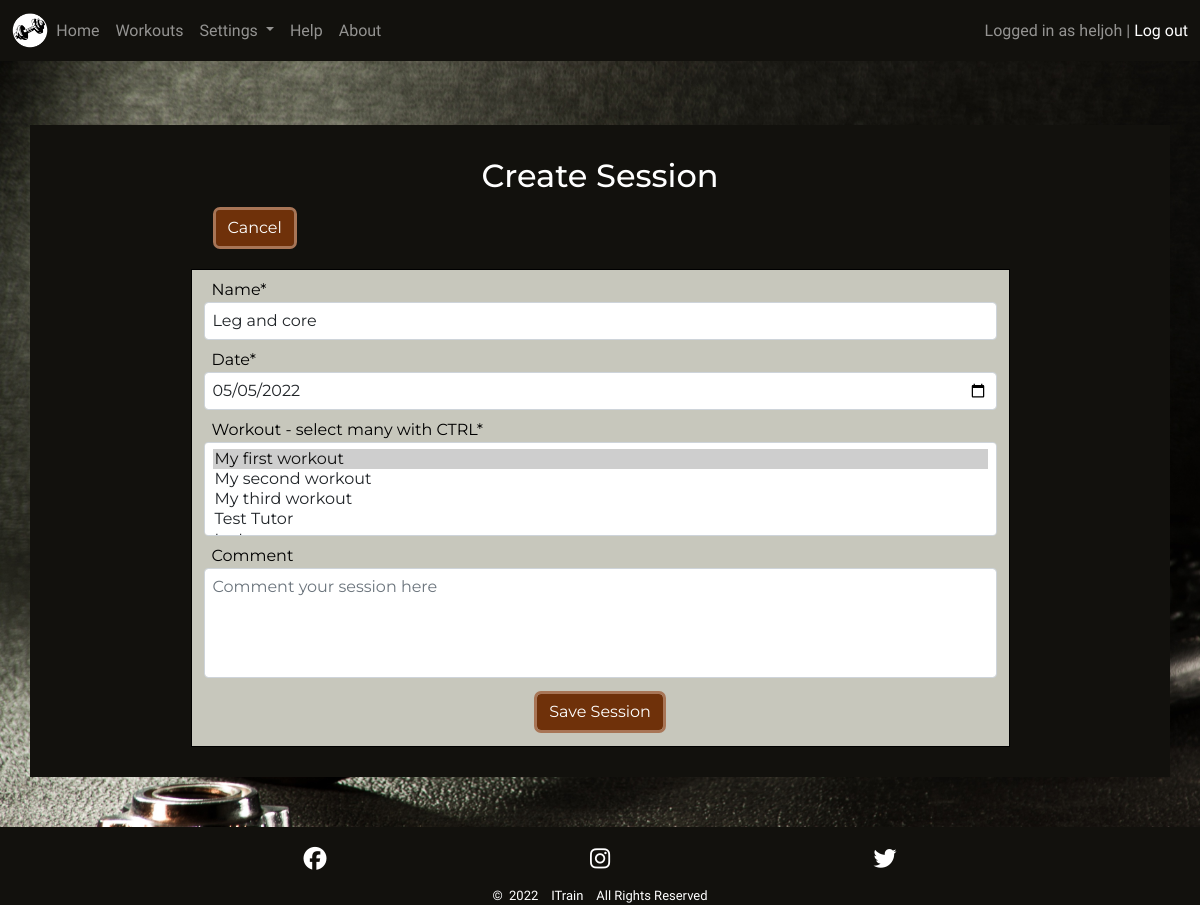
The app's page /edit_session/4/ (signed in), older data.
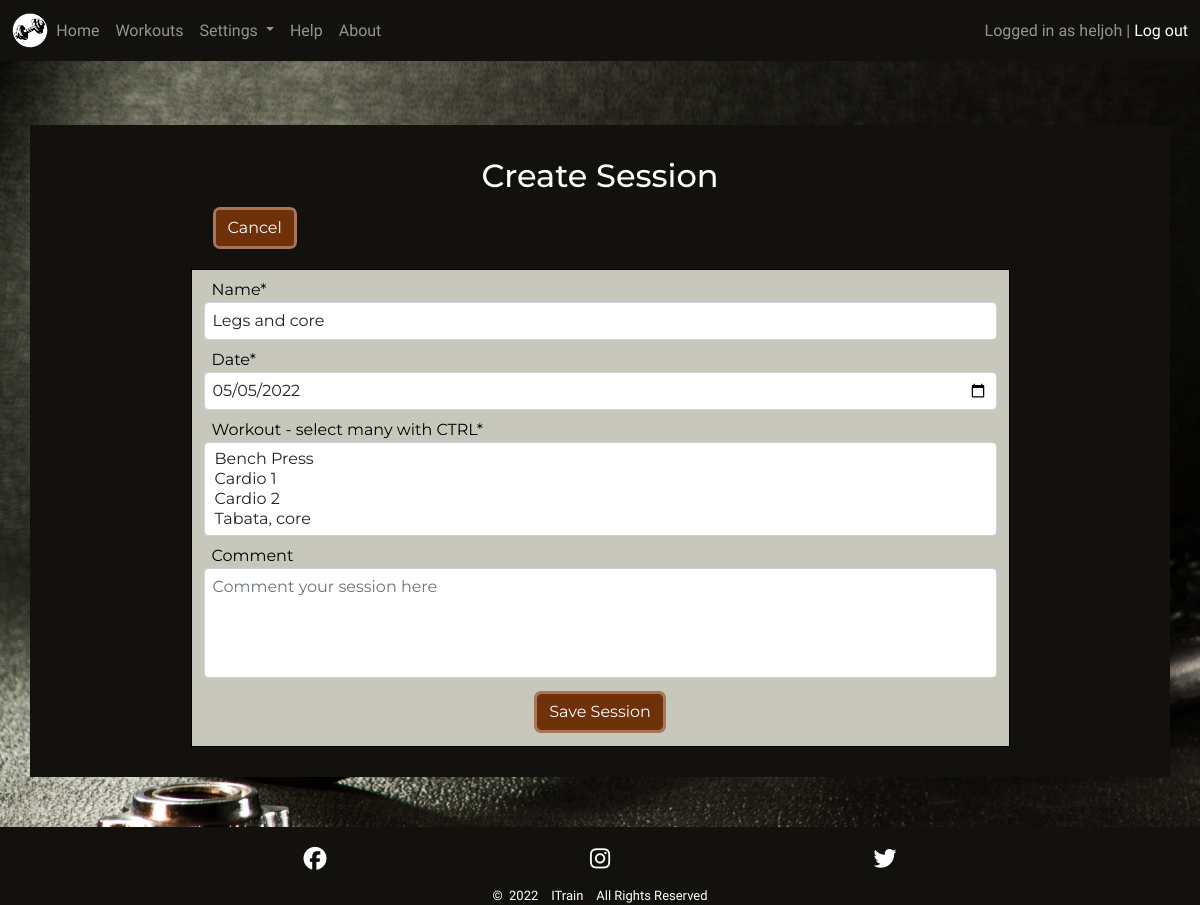
The same page, newer data.
### main/models.py (models this page shows, shortened)
class Session(models.Model):
    name = models.CharField(max_length=80, null=False, blank=False)
    created_by = models.ForeignKey(User, on_delete=models.CASCADE)
    date = models.DateField()
    workout = models.ManyToManyField(Workout, blank=True,
                                     related_name='workouts')
    comment = models.TextField(max_length=200, blank=True)

class Workout(models.Model):
    name = models.CharField(max_length=30, unique=True, null=False,
                            blank=False,
                            error_messages={'unique':
                                            'The Workout name is not unique'})
    created_by = models.ForeignKey(User, on_delete=models.CASCADE)
    description = models.TextField(max_length=200, blank=True)
    class Meta:
        ordering = ['name']
    def __str__(self):
        return self.name

### main/views.py (the view, shortened to what this page needs)
# urls.py: path('edit_session/<int:session_id>/', edit_session, name='edit_session'),
@login_required
def edit_session(request, session_id=None):
    instance = Session()
    user = request.user
    if session_id:
        instance = get_object_or_404(Session, id=session_id)
    else:
        instance = Session()
    session_form = SessionForm(request.POST or None, instance=instance)
    if request.POST and session_form.is_valid():
        if not session_id:
            session_form.instance.created_by = user
        session_form.save()
        return HttpResponseRedirect(reverse('home'))
    filter = [request.user.username, "itrainadmin"]
    session_form.fields['workout'].queryset = \
        Workout.objects.filter(created_by__username__in=filter)
    context = {
        'form': session_form
    }
    return render(request, 'main/edit_session.html', context)

### main/forms.py
class SessionForm(forms.ModelForm):
    workout = forms.ModelMultipleChoiceField(queryset=Workout.objects.all(),
                                             label='Workout - \
                                                select many with CTRL')
    class Meta:
        model = Session
        fields = ['name',
                  'date',
                  'workout',
                  'comment'
                  ]
        widgets = {
            'name': forms.TextInput(
                attrs={
                    'placeholder': 'Enter Session Name',
                    }
                    ),
            'date': forms.DateInput(
                attrs={'type': 'date'},
                format='%Y-%m-%d'),
            'comment': forms.Textarea(
                attrs={
                    'rows': 4,
                    'placeholder': 'Comment your session here',
                    }
                    ),
        }
    def __init__(self, *args, **kwargs):
        super(SessionForm, self).__init__(*args, **kwargs)
        self.fields['date'].input_formats = ('%Y-%m-%d',)

### main/templates/main/edit_session.html (shortened to what this page needs)
{% extends 'base.html' %}
{% load static %}
{% block content %}
{%load crispy_forms_tags %}
<div class="jumbotron container p1 p-sm-2 mt-md-3">
  <div class="jumbotron-head justify-content-center text-center mt-3">
    {% if session.id == None %}
    <h2 class="pt-2">Create Session</h2>
    {% else %}
    <h2 class="pt-2">Edit {{ session.name }}</h2>
    {% endif %}
    <div class="container-md content-list-container ps-sm-4 pe-sm-4 dark-clr text-start">
      <div class="clearfix text-center">
        <a href="{% url 'home' %}">
          <button class="btn float-sm-start ms-2 mb-2">Cancel</button>
        </a>
      </div>
      <div class="row session-workout content-list row-cols-1">
        <form method="post">
          {{ form | crispy }}
          <div class="text-center pt-3 pb-3">
            <input type="submit" class="btn" value="Save Session">
          </div>
        </form>
      </div>
    </div>
  </div>
</div>
{% endblock %}

Row changes from the older to the newer data that the page shows:
changed Session: name "Leg and core" → "Legs and core"
Text that changed along with them:
form field workout: "My first workout ☑ / My second workout / My third workout / Test Tutor" → "Bench Press / Cardio 1 / Cardio 2 / Tabata, core"
